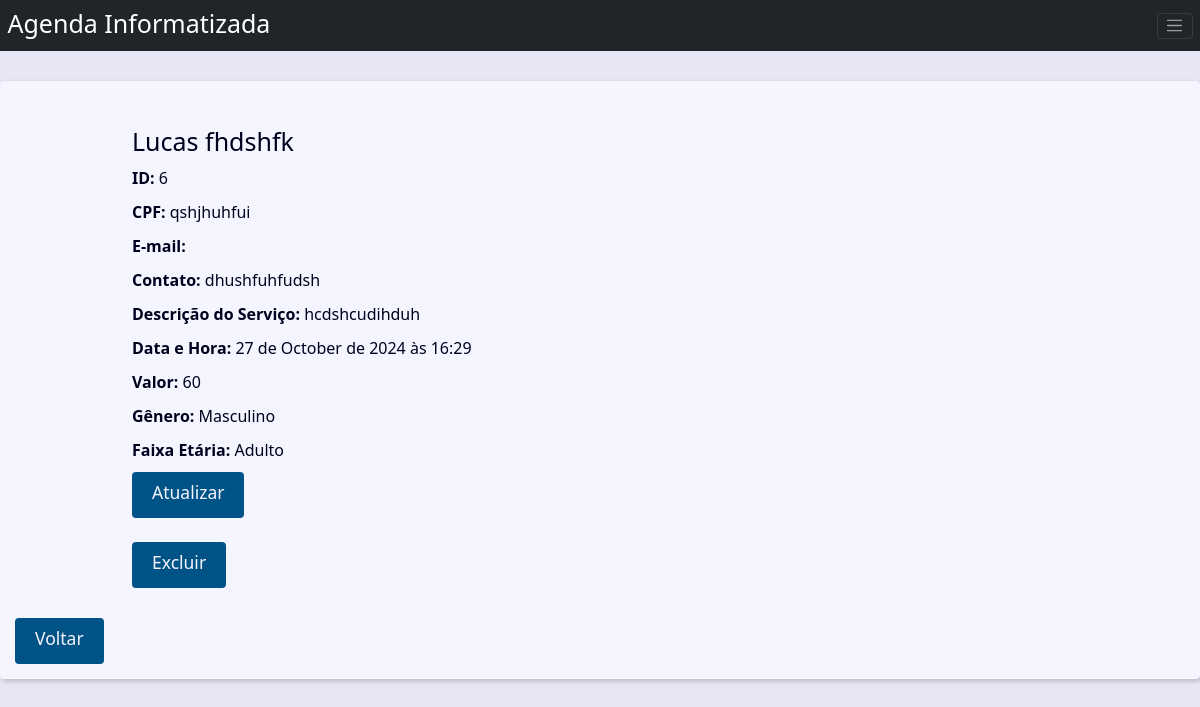
Screenshot of /agendamento/6/detail/ with the database file from the repository.
### agenda/models.py (models this page shows, shortened)
class Agenda(models.Model):
    class Meta:
        verbose_name = 'Agendamento'
        verbose_name_plural = 'Agendamentos'
    nome = models.CharField(max_length=100)
    sobrenome = models.CharField(max_length=100, blank=True)
    cpf = models.CharField(max_length=50, blank=True)
    email = models.EmailField(max_length=50, blank=True)
    contato = models.CharField(max_length=50)
    descricao_servico = models.TextField(max_length=500)
    data_hora = models.DateTimeField(default=timezone.now)
    valor = models.CharField(max_length=50)
    show = models.BooleanField(default=True)
    imagem = models.ImageField(blank=True, upload_to='imagens/%y/%m/')
    genero = models.ForeignKey(
        Genero,
        on_delete=models.SET_NULL,
        blank=True, null=True
    )
    faixa_etaria = models.ForeignKey(
        Faixa_Etaria,
        on_delete=models.SET_NULL,
        blank=True, null=True
    )
    proprietario = models.ForeignKey(
        User,
        on_delete=models.SET_NULL,
        blank=True, null=True
    )

class Genero(models.Model):
    class Meta:
        verbose_name = 'Gênero'
        verbose_name_plural = 'Gêneros'
    nome = models.CharField(max_length=100)

class Faixa_Etaria(models.Model):
    class Meta:
        verbose_name = 'Faixa Etária'
        verbose_name_plural = 'Faixa Etárias'
    nome = models.CharField(max_length=100)

### agenda/views.py (the view)
# urls.py: path('agendamento/<int:cadastro_id>/detail/', views.cadastro, name='cadastro'),
def cadastro(request, cadastro_id):
    inserir_cadastro = Agenda.objects.get(pk=cadastro_id)
    contexto = {
        'cadastro':inserir_cadastro ,
        'site_title': 'Cadastro - '
    }
    return render(
        request,
        'agenda/cadastro.html',
        contexto
    )

### agenda/templates/agenda/cadastro.html (shortened to what this page needs)
{% extends 'global/base.html' %}
{% block content %}
    <div class="single-contact">
        <h1 class="single-contact-name">
            {{cadastro.nome}} {{cadastro.sobrenome}}
        </h1>
        <p><b>ID:</b> {{ cadastro.id }}</p>
        <p><b>CPF:</b> {{ cadastro.cpf }}</p>
        <p><b>E-mail:</b> {{ cadastro.email }}</p>
        <p><b>Contato:</b> {{ cadastro.contato }}</p>
        <p><b>Descrição do Serviço:</b> {{ cadastro.descricao_servico }}</p>
        <p><b>Data e Hora:</b> {{ cadastro.data_hora }}</p>
        <p><b>Valor:</b> {{ cadastro.valor }}</p>
        <p><b>Gênero:</b> {{ cadastro.genero.nome }}</p>
        <p><b>Faixa Etária:</b> {{ cadastro.faixa_etaria.nome }}</p>
        <form action="{% url "atualiza" cadastro.id %}" method="POST">
            <a
                href="{% url "atualiza" cadastro.id %}"
                onclick="return confirm('Deseja realmente atualizar esse registro?')"
                class="btn btn-primary btn-xs"
            >
                <h3>Atualizar</h3>
            </a>
        </form>
        <br>
        <form action="{% url "excluir" cadastro.id %}" method="POST">
            <a
                href="{% url "excluir" cadastro.id %}"
                onclick="return confirm('Deseja realmente excluir esse registro?')"
                class="btn btn-danger btn-xs"
            >
                <h3>Excluir</h3>
            </a>
        </form>
    </div>
    <div>
       <a href="{% url "index" %}">
        <button type="submit" class="btn btn-primary"><h3>Voltar</h3></button><br>
       </a>
    </div>
{% endblock content %}

### base_static/global/css/style.css (style rules this page uses)
:root { --spacing: 1.5rem; --link-dark-color: rgb(0, 83, 134); --link-light-color: rgb(156, 217, 255); --clr-white: rgb(245, 245, 255); --clr-black: rgb(0, 0, 30); --clr-light-gray: rgb(230, 230, 245); --clr-dark-shadow-5: rgba(0, 0, 10, 5%); --clr-dark-shadow-10: rgba(0, 0, 10, 10%); --clr-dark-shadow-20: rgba(0, 0, 10, 20%); --clr-light-shadow-5: rgba(200, 200, 255, 5%); --clr-light-shadow-10: rgba(200, 200, 255, 10%); --clr-light-shadow-20: rgba(200, 200, 255, 20%); --main-page-width: 120rem; --table-min-width: 60rem; --biggest-font-size: 5rem; --bigger-font-size: 4rem; --big-font-size: 3.2rem; --medium-font-size: 2.4rem; --small-font-size: 1.6rem; --smaller-font-size: 1.4rem; --smallest-font-size: 1.2rem; --transition-fast: 300ms; --transition-medium: 600ms; --transition-slow: 1s; --default-border-radius: 4px; }
*, *::before, *::after { margin: 0; padding: 0; box-sizing: border-box; }
html { font-size: 62.5%; }
body { font-family: system-ui, -apple-system, BlinkMacSystemFont, 'Segoe UI', Roboto, Oxygen, Ubuntu, Cantarell, 'Open Sans', 'Helvetica Neue', sans-serif; line-height: 1.5; font-size: var(--small-font-size); color: var(--clr-black); -webkit-font-smoothing: antialiased; background: var(--clr-light-gray); }
@media (min-width: 600px) { .single-contact { max-width: 80%; margin: calc(var(--spacing) * 2) auto; } }
.single-contact h1 { margin: 1rem 0; }
.single-contact p { margin: 1rem 0; }
.btn { background-color: var(--link-dark-color); color: var(--clr-white); font-weight: bold; border: none; padding: 1rem 2rem; border-radius: var(--default-border-radius); cursor: pointer; transition: filter var(--transition-fast) ease-in-out; }

### rows the page displays
Agenda: nome "Lucas", sobrenome "fhdshfk", id "6", cpf "qshjhuhfui", contato "dhushfuhfudsh", descricao_servico "hcdshcudihduh", data_hora "27 de October de 2024 às 16:29", valor "60", genero.nome "Masculino", faixa_etaria.nome "Adulto"
